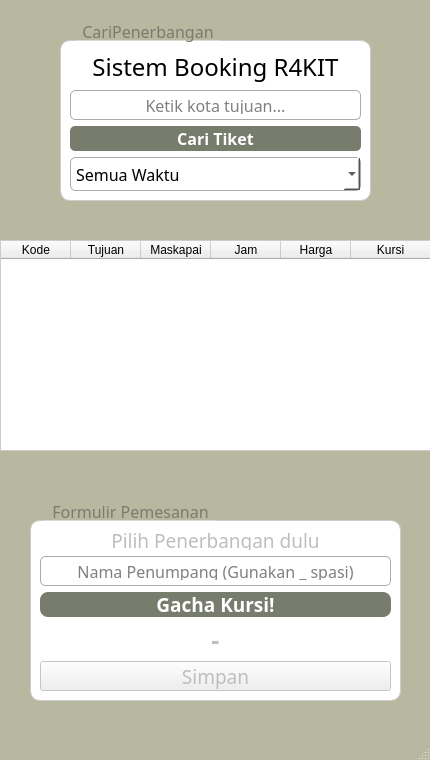
<?xml version="1.0" encoding="UTF-8"?>
<ui version="4.0">
 <class>MainWindow</class>
 <widget class="QMainWindow" name="MainWindow">
  <property name="geometry">
   <rect>
    <x>0</x>
    <y>0</y>
    <width>430</width>
    <height>760</height>
   </rect>
  </property>
  <property name="minimumSize">
   <size>
    <width>0</width>
    <height>0</height>
   </size>
  </property>
  <property name="windowTitle">
   <string>MainWindow</string>
  </property>
  <property name="styleSheet">
   <string notr="true">QMainWindow {
    background-color: #B7B89F;
}

QGroupBox {
    background-color: white;
    border: 1px solid #cccccc; /* Garis pinggir abu halus */
    border-radius: 10px;       /* Sudut membulat */
    margin-top: 20px;          /* Jarak buat judul */
}

/* Judul GroupBox */
QGroupBox::title {
    subcontrol-origin: margin;
    left: 15px;
    padding: 0 5px;
    color: #777C6D;
    font-weight: bold;
}

/* 3. Inputan */
QLineEdit, QComboBox, QSpinBox {
    background-color: #ffffff;
    border: 1px solid #aaaaaa;
    border-radius: 5px;
    padding: 5px;
    selection-background-color: #2980b9;
}

/* 4. Tabel */
QTableWidget {
    background-color: white;
    gridline-color: #dddddd;
    border: 1px solid #cccccc;
}</string>
  </property>
  <widget class="QWidget" name="centralwidget">
   <widget class="QGroupBox" name="groupSearching">
    <property name="geometry">
     <rect>
      <x>60</x>
      <y>20</y>
      <width>311</width>
      <height>181</height>
     </rect>
    </property>
    <property name="font">
     <font>
      <family>Berlin Sans FB</family>
      <pointsize>12</pointsize>
     </font>
    </property>
    <property name="title">
     <string>CariPenerbangan</string>
    </property>
    <layout class="QVBoxLayout" name="verticalLayout">
     <item>
      <widget class="QLabel" name="label">
       <property name="font">
        <font>
         <family>Berlin Sans FB</family>
         <pointsize>18</pointsize>
        </font>
       </property>
       <property name="text">
        <string>Sistem Booking R4KIT</string>
       </property>
       <property name="alignment">
        <set>Qt::AlignmentFlag::AlignCenter</set>
       </property>
      </widget>
     </item>
     <item>
      <widget class="QLineEdit" name="inputCari">
       <property name="minimumSize">
        <size>
         <width>0</width>
         <height>30</height>
        </size>
       </property>
       <property name="font">
        <font>
         <family>Berlin Sans FB</family>
         <pointsize>12</pointsize>
        </font>
       </property>
       <property name="text">
        <string/>
       </property>
       <property name="alignment">
        <set>Qt::AlignmentFlag::AlignCenter</set>
       </property>
       <property name="placeholderText">
        <string>Ketik kota tujuan...</string>
       </property>
      </widget>
     </item>
     <item>
      <widget class="QPushButton" name="btnCari">
       <property name="minimumSize">
        <size>
         <width>0</width>
         <height>25</height>
        </size>
       </property>
       <property name="font">
        <font>
         <family>Berlin Sans FB</family>
         <pointsize>12</pointsize>
         <bold>true</bold>
        </font>
       </property>
       <property name="styleSheet">
        <string notr="true">QPushButton {
    background-color: #777C6D; 
    color: white;
    border-radius: 5px;
    font-weight: bold;
}
QPushButton:hover {
    background-color: #7B542F;
}</string>
       </property>
       <property name="text">
        <string>Cari Tiket</string>
       </property>
      </widget>
     </item>
     <item>
      <widget class="QComboBox" name="comboWaktu">
       <property name="font">
        <font>
         <family>Berlin Sans FB</family>
         <pointsize>12</pointsize>
        </font>
       </property>
       <item>
        <property name="text">
         <string>Semua Waktu</string>
        </property>
       </item>
       <item>
        <property name="text">
         <string>Pagi</string>
        </property>
       </item>
       <item>
        <property name="text">
         <string>Siang</string>
        </property>
       </item>
       <item>
        <property name="text">
         <string>Malam</string>
        </property>
       </item>
      </widget>
     </item>
    </layout>
   </widget>
   <widget class="QTableWidget" name="tabelPenerbangan">
    <property name="geometry">
     <rect>
      <x>0</x>
      <y>240</y>
      <width>431</width>
      <height>211</height>
     </rect>
    </property>
    <property name="font">
     <font>
      <family>Arial Rounded MT</family>
      <pointsize>10</pointsize>
     </font>
    </property>
    <property name="styleSheet">
     <string notr="true">QMainWindow {
    background-color: #E0F7FA; 
}</string>
    </property>
    <attribute name="horizontalHeaderDefaultSectionSize">
     <number>70</number>
    </attribute>
    <attribute name="horizontalHeaderStretchLastSection">
     <bool>true</bool>
    </attribute>
    <attribute name="verticalHeaderCascadingSectionResizes">
     <bool>true</bool>
    </attribute>
    <column>
     <property name="text">
      <string>Kode</string>
     </property>
    </column>
    <column>
     <property name="text">
      <string>Tujuan</string>
     </property>
    </column>
    <column>
     <property name="text">
      <string>Maskapai</string>
     </property>
    </column>
    <column>
     <property name="text">
      <string>Jam</string>
     </property>
    </column>
    <column>
     <property name="text">
      <string>Harga</string>
     </property>
    </column>
    <column>
     <property name="text">
      <string>Kursi</string>
     </property>
    </column>
   </widget>
   <widget class="QGroupBox" name="groupBooking">
    <property name="enabled">
     <bool>false</bool>
    </property>
    <property name="geometry">
     <rect>
      <x>30</x>
      <y>500</y>
      <width>371</width>
      <height>201</height>
     </rect>
    </property>
    <property name="font">
     <font>
      <family>Berlin Sans FB</family>
      <pointsize>12</pointsize>
     </font>
    </property>
    <property name="title">
     <string>Formulir Pemesanan</string>
    </property>
    <property name="alignment">
     <set>Qt::AlignmentFlag::AlignCenter</set>
    </property>
    <layout class="QVBoxLayout" name="verticalLayout_2">
     <item>
      <widget class="QLabel" name="lblInfoPesawat">
       <property name="minimumSize">
        <size>
         <width>0</width>
         <height>20</height>
        </size>
       </property>
       <property name="font">
        <font>
         <family>Berlin Sans FB</family>
         <pointsize>14</pointsize>
        </font>
       </property>
       <property name="text">
        <string>Pilih Penerbangan dulu</string>
       </property>
       <property name="alignment">
        <set>Qt::AlignmentFlag::AlignCenter</set>
       </property>
      </widget>
     </item>
     <item>
      <widget class="QLineEdit" name="inputNama">
       <property name="minimumSize">
        <size>
         <width>0</width>
         <height>30</height>
        </size>
       </property>
       <property name="font">
        <font>
         <family>Berlin Sans FB</family>
         <pointsize>12</pointsize>
        </font>
       </property>
       <property name="alignment">
        <set>Qt::AlignmentFlag::AlignCenter</set>
       </property>
       <property name="placeholderText">
        <string>Nama Penumpang (Gunakan _ spasi)</string>
       </property>
      </widget>
     </item>
     <item>
      <widget class="QPushButton" name="btnGacha">
       <property name="minimumSize">
        <size>
         <width>0</width>
         <height>25</height>
        </size>
       </property>
       <property name="font">
        <font>
         <family>Berlin Sans FB</family>
         <pointsize>14</pointsize>
         <bold>true</bold>
        </font>
       </property>
       <property name="styleSheet">
        <string notr="true">QPushButton {
    background-color: #777C6D; 
    color: white;
    font-size: 14pt;
	 border-radius: 8px;
    font-weight: bold;
}
QPushButton:hover {
    background-color: #7B542F;
}</string>
       </property>
       <property name="text">
        <string>Gacha Kursi!</string>
       </property>
      </widget>
     </item>
     <item>
      <widget class="QLabel" name="lblHasilKursi">
       <property name="font">
        <font>
         <family>Ravie</family>
         <pointsize>19</pointsize>
         <bold>true</bold>
        </font>
       </property>
       <property name="text">
        <string>-</string>
       </property>
       <property name="alignment">
        <set>Qt::AlignmentFlag::AlignCenter</set>
       </property>
      </widget>
     </item>
     <item>
      <widget class="QPushButton" name="btnSimpan">
       <property name="enabled">
        <bool>false</bool>
       </property>
       <property name="minimumSize">
        <size>
         <width>0</width>
         <height>30</height>
        </size>
       </property>
       <property name="font">
        <font>
         <family>Berlin Sans FB</family>
         <pointsize>14</pointsize>
        </font>
       </property>
       <property name="styleSheet">
        <string notr="true">QPushButton:hover {
    background-color: #999999;
}</string>
       </property>
       <property name="text">
        <string>Simpan</string>
       </property>
      </widget>
     </item>
    </layout>
   </widget>
  </widget>
  <widget class="QMenuBar" name="menubar">
   <property name="geometry">
    <rect>
     <x>0</x>
     <y>0</y>
     <width>430</width>
     <height>18</height>
    </rect>
   </property>
  </widget>
  <widget class="QStatusBar" name="statusbar"/>
 </widget>
 <resources/>
 <connections/>
</ui>
